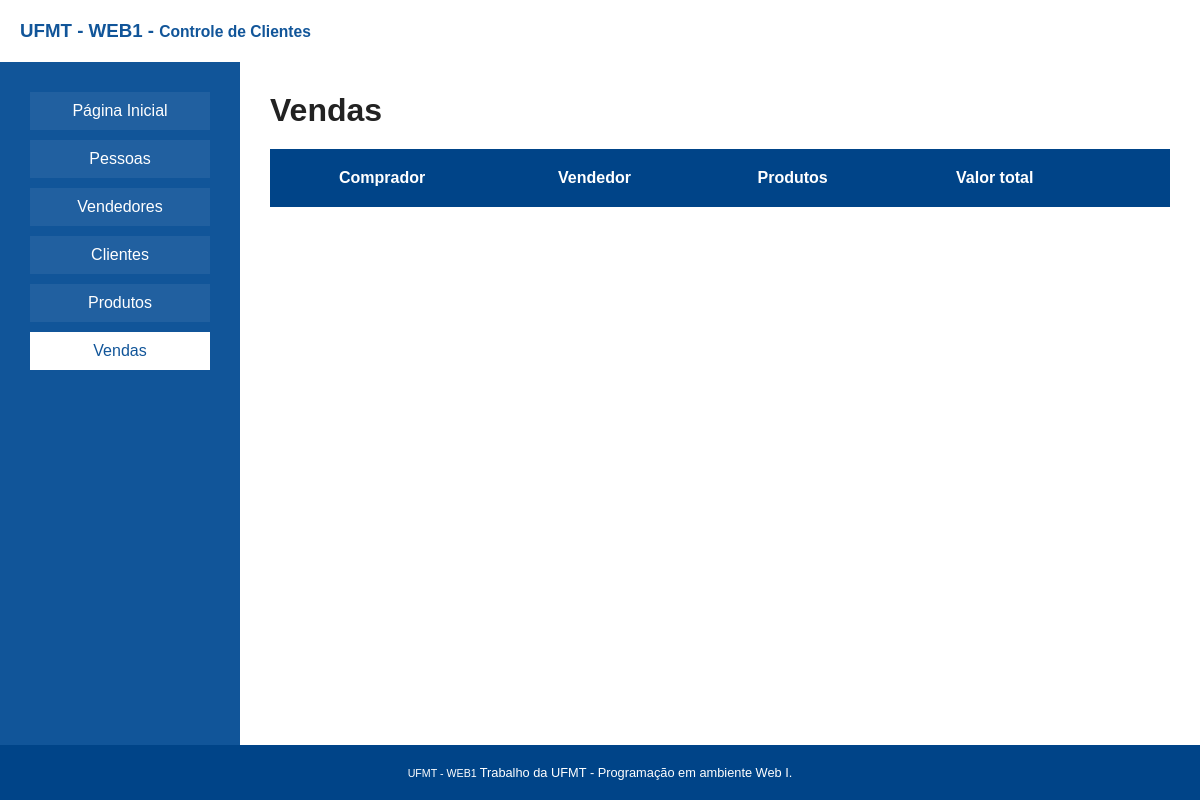
Page /index.php/vendas on the earlier database version.
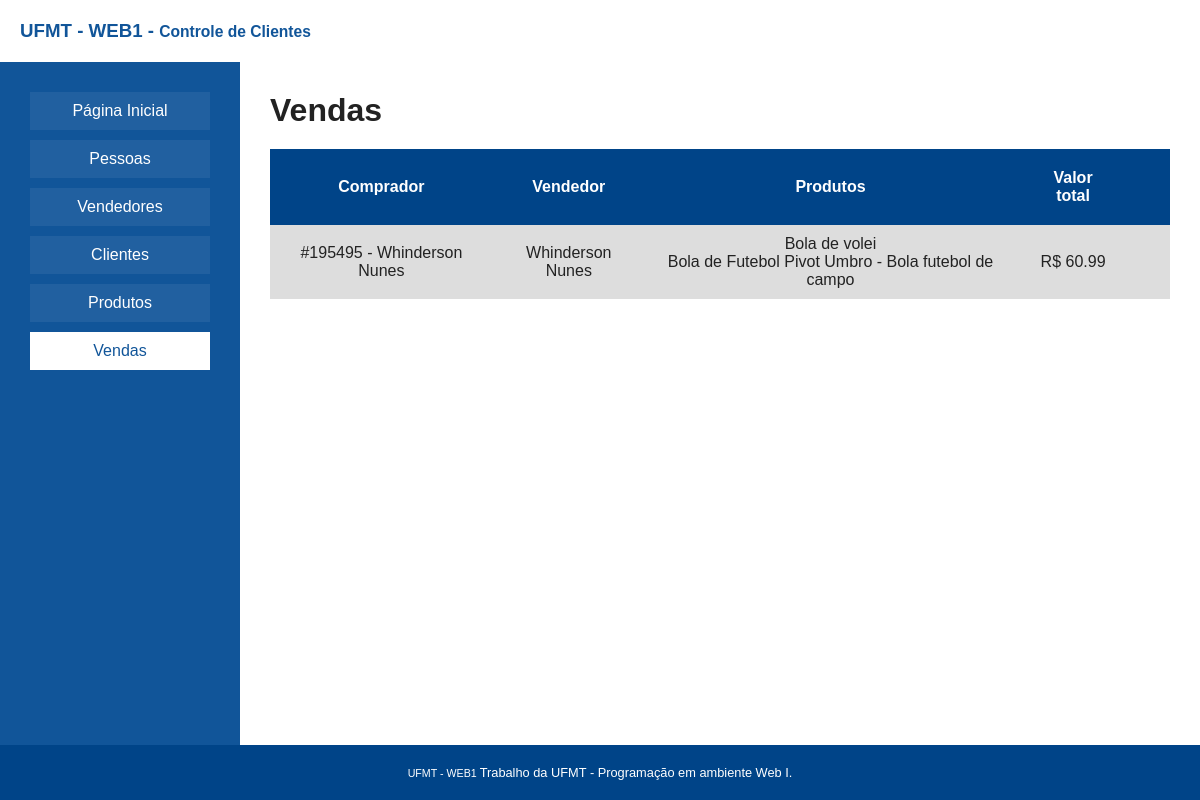
Same page on the later database version.
### tables this page shows
CREATE TABLE `pessoas` (
  `ID` int(11) NOT NULL,
  `Nome` varchar(60) NOT NULL,
  `CPF` varchar(11) NOT NULL,
  `Sexo` varchar(1) NOT NULL
);

CREATE TABLE `clientes` (
  `ID` int(11) NOT NULL,
  `PessoaID` int(11) NOT NULL,
  `Codigo` int(11) NOT NULL
);

CREATE TABLE `produtos` (
  `ID` int(11) NOT NULL,
  `Nome` varchar(200) NOT NULL,
  `Valor` double NOT NULL,
  `Quantidade` int(11) NOT NULL,
  `Imagem` varchar(5000) NOT NULL
);

### classes/Sistema/Router.php (called while the page is built, shortened)
<?php
class Router
{
    static function getRoutes(){
        $routes = explode('/', $_SERVER['REQUEST_URI']);
        array_shift($routes);
        array_shift($routes);
        array_shift($routes);
        $lastRoute = $routes[count($routes) - 1];
        $lastRouteURI = explode("?", $lastRoute)[0];
        array_pop($routes);
        array_push($routes, $lastRouteURI);
        return $routes;
    }
    static function route(){
        $routes = Router::getRoutes();
        View::render($routes);
    }
}

### index.php (called while the page is built, shortened)
<?php
    spl_autoload_register(function ($class_name) {
        $origens = array("classes/$class_name.php");
    });
    Router::route();

### classes/Model/Produto.php (called while the page is built, shortened)
<?php
class Produto {
    public static function load($id){
        try{
            $db = Database::getInstance();
            $query = $db->prepare('SELECT * FROM Produtos p WHERE p.ID = :id');
            $query->execute(['id' => $id]);
            $_produto = $query->fetch(PDO::FETCH_OBJ);
            $produto = new Produto();
            try{
                $produto->ID   = $_produto->ID;
                $produto->Nome = $_produto->Nome;
                $produto->Valor = $_produto->Valor;
                $produto->Quantidade = $_produto->Quantidade;
                $produto->Imagem = $_produto->Imagem;
            }catch(Throwable $e){
                $produto->Nome = 'Produto não encontrado';
                $produto->Valor = 0.00;
                $produto->Quantidade = 0;
                $produto->Imagem = 'N/A';
            }
            return $produto;
        }catch(Throwable $e){
            throw new \Error($e);
        }
    }
}

### classes/Model/Venda.php (called while the page is built, shortened)
<?php
class Venda {
    public $ID;
    public static function getAll(){
        $db = Database::getInstance();
        $query = $db->prepare("SELECT * FROM vendas");
        $query->execute();
        $queryResult = $query->fetchAll(PDO::FETCH_OBJ);
        $vendas = [];
        foreach($queryResult as $item){
            $venda = new Venda();
            $venda->ID             =    $item->ID;
            $venda->ClienteID      =    $item->ClienteID;
            $venda->VendedorID     =    $item->VendedorID;
            $venda->LojaID         =    $item->LojaID;
            $venda->buscaProdutos();
            array_push($vendas, $venda);
        }
        return $vendas;
    }
    public function buscaProdutos(){
        $db = Database::getInstance();
        $query = $db->prepare("SELECT * FROM ProdutosVendas pv WHERE pv.VendaID = :id");
        $query->execute(['id' => $this->ID]);
        $this->produtos = [];
        $results = $query->fetchAll(PDO::FETCH_OBJ);
        foreach($results as $result){
            array_push($this->produtos, Produto::load($result->ProdutoID));
        }
    }
}

### classes/Model/Cliente.php (called while the page is built, shortened)
<?php
class Cliente extends Pessoa{
    public $ID;
    public $PessoaID;
    private function populatePessoa(){
        $pessoa = Pessoa::load($this->PessoaID);
        $this->Nome = $pessoa->Nome;
    }
    private function populateEndereco(){
        $this->enderecos = \Model\ClienteEndereco::getAll($this->ID);
    }
    public static function load($id){
        $db = \Database\Database::getInstance();
        $q = $db->prepare('
            SELECT *
            FROM Clientes c
            WHERE c.ID = ?
        ');
        $q->execute([$id]);
        $result = $q->fetch(\PDO::FETCH_OBJ);
        $cliente = new Cliente();
        $cliente->ID = $result->ID;
        $cliente->Codigo = $result->Codigo;
        $cliente->PessoaID = $result->PessoaID;
        $cliente->populatePessoa();
        $cliente->populateEndereco();
        return $cliente;
    }
}

### classes/Model/Pessoa.php (called while the page is built, shortened)
<?php
class Pessoa extends Model{
    public function __construct(){
        $options = new \stdClass();
        $options->tabela = 'Pessoas';
    }
    public static function load($id){
        $conn = \Database\Database::getinstance();
        $query = $conn->prepare("SELECT * FROM Pessoas WHERE ID = ?");
        $query->execute([$id]);
        $result = $query->fetch(\PDO::FETCH_OBJ);
        $pessoa = new Pessoa();
        $pessoa->ID = $result->ID;
        $pessoa->Nome = $result->Nome;
        $pessoa->CPF = $result->CPF;
        $pessoa->Sexo = $result->Sexo;
        return $pessoa;
    }
}

### classes/Database/Database.php (called while the page is built, shortened)
<?php
class Database {
    public static $pdo;
    public static function getInstance(){
        if (!isset(self::$pdo)) {
            self::$pdo = new PDO('mysql:host='.Config::DBHOST.';dbname='.Config::DBNAME, Config::DBUSERNAME, Config::DBPASSWORD, array(PDO::MYSQL_ATTR_INIT_COMMAND => "SET NAMES utf8"));
            self::$pdo->setAttribute(PDO::ATTR_ERRMODE, PDO::ERRMODE_EXCEPTION);
            self::$pdo->setAttribute(PDO::ATTR_ORACLE_NULLS, PDO::NULL_EMPTY_STRING);
        }
        return self::$pdo;
    }
}

### classes/Model/ClienteEndereco.php (called while the page is built, shortened)
<?php
class ClienteEndereco {
    public static function getAll($ClienteID){
        $conn = \Database\Database::getinstance();
        $query = $conn->prepare("SELECT * FROM ClienteEndereco ce WHERE ce.ClienteID = ?");
        $query->execute([$ClienteID]);
        $enderecos = [];
        $results = $query->fetchAll(\PDO::FETCH_OBJ);
        foreach($results as $result){
            $endereco = new ClienteEndereco();
            $endereco->ID           = $result->ID;
            $endereco->ClienteID    = $result->ClienteID;
            $endereco->Estado       = $result->Estado;
            $endereco->Cidade       = $result->Cidade;
            $endereco->Bairro       = $result->Bairro;
            $endereco->Logradouro   = $result->Logradouro;
            $endereco->Complemento  = $result->Complemento;
            $endereco->Numero       = $result->Numero;
            array_push($enderecos, $endereco);
        }
        return $enderecos;
    }
}

### view/vendas.php (the view, shortened to what the changed rows need)
<?php
    $page->setTitle("Página inicial");
    $page->addCss('pages/vendas/main');
    $page->activeMenu = 'vendas';
    $vendas = Model\Venda::getAll();
    $page->setTitle(Config::GET("NOME_PROJETO") . " - Lista de vendas");
?>
<?php include('components/header.php') ?>
<div class="content">
    <div class="aside">
        <?php include("components/asideMenu.php") ?>
    </div>
    <div class="content">
        <h1 class="title">Vendas</h1>
        <table id="vendas">
            <thead>
                <tr>
                    <th>Comprador</th>
                    <th>Vendedor</th>
                    <th>Produtos</th>
                    <th>Valor total</th>
                    <th></th>
                </tr>
            </thead>
            <tbody>
                <?php foreach($vendas as $venda): ?>
                    <?php $cliente = Model\Cliente::load($venda->ClienteID) ?>
                    <tr>
                        <td><?= '#' . $cliente->Codigo . ' - ' . $cliente->Nome ?></td>
                        <td><?= $cliente->Nome ?></td>
                        <td>
                            <?php endif;
                            $valorTotal = 0;
                            foreach($venda->produtos as $produto): ?>
                                <div>
                                    <span><?= $produto->Nome; ?></span>
                                </div>
                            <?php $valorTotal += $produto->Valor; endforeach; ?>
                        </td>
                        <td>R$ <?= $valorTotal ?></td>
                        <td></td>
                    </tr>
                <?php endforeach; ?>
            </tbody>
        </table>
    </div>
</div>
<?php include('components/footer.php') ?>

### components/asideMenu.php
<?php
    $menuList = [
        'home' => ['href' => 'home', 'text' => 'Página Inicial'],
        'pessoas' => ['href' => 'pessoas', 'text' => 'Pessoas'],
        'vendedores' => ['href' => 'vendedores', 'text' => 'Vendedores'],
        'clientes' => ['href' => 'clientes', 'text' => 'Clientes'],
        'produtos' => ['href' => 'produtos', 'text' => 'Produtos'],
        'vendas' => ['href' => 'vendas', 'text' => 'Vendas'],
    ];
    foreach($menuList as $index=>$menu):
?>
<a class="item <?= $page->activeMenu == $index ? 'active' : '' ?>" href="<?= App\Config::BASE_URL ?>index.php/<?= $menu['href'] ?>"><?= $menu['text'] ?></a>
<?php endforeach; ?>

Differences in the rows shown:
now on this page (row edited): pessoas: clientes.Codigo "195495", Nome "Whinderson Nunes", valorTotal "60.99"
added produtos: Nome "Bola de volei"
added produtos: Nome "Bola de Futebol Pivot Umbro - Bola futebol de campo"
